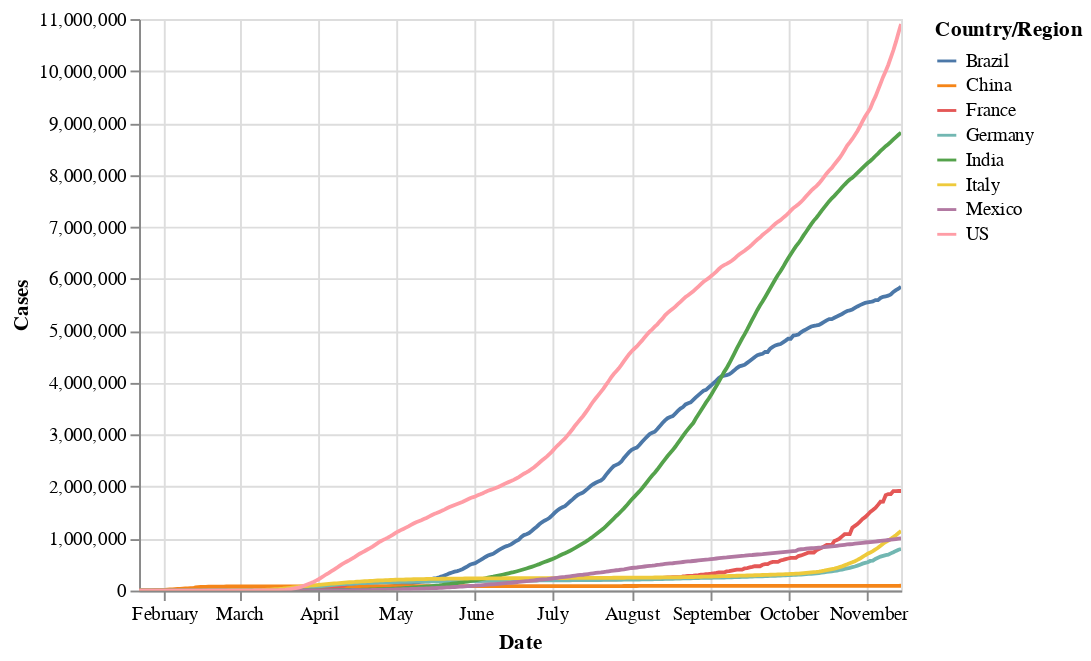

Notebook code for this chart:
### Code cell
df_chart=df_final.loc[(df_final['Country/Region']=="India")|
                      (df_final['Country/Region']=="US")|
                      (df_final['Country/Region']=="Brazil")|
                      (df_final['Country/Region']=="Mexico")|
                      (df_final['Country/Region']=="China")|
                      (df_final['Country/Region']=="Italy")|
                      (df_final['Country/Region']=="France")|
                      (df_final['Country/Region']=="Germany")
                     ]
df_chart = alt.Chart(df_chart).mark_line().encode(
    x='Date',
    y='Cases',
    color='Country/Region',
    tooltip=['Country/Region','Cases']
).interactive()
df_chart

### Figure 1 — Vega-Lite specification as saved in the notebook (floating-point values rounded to 4 significant figures; data arrays with more than 128 entries replaced by an {"elided": "..."} marker saying what was removed)
{"config": {"view": {"continuousWidth": 400, "continuousHeight": 300}}, "data": {"name": "data-e4e342b7355e93bae5ee5b1696b8b449"}, "mark": "line", "encoding": {"color": {"type": "nominal", "field": "Country/Region"}, "tooltip": [{"type": "nominal", "field": "Country/Region"}, {"type": "quantitative", "field": "Cases"}], "x": {"type": "temporal", "field": "Date"}, "y": {"type": "quantitative", "field": "Cases"}}, "selection": {"selector012": {"type": "interval", "bind": "scales", "encodings": ["x", "y"]}}, "$schema": "https://vega.github.io/schema/vega-lite/v4.8.1.json", "datasets": {"data-e4e342b7355e93bae5ee5b1696b8b449": {"elided": "2384 records"}}}
